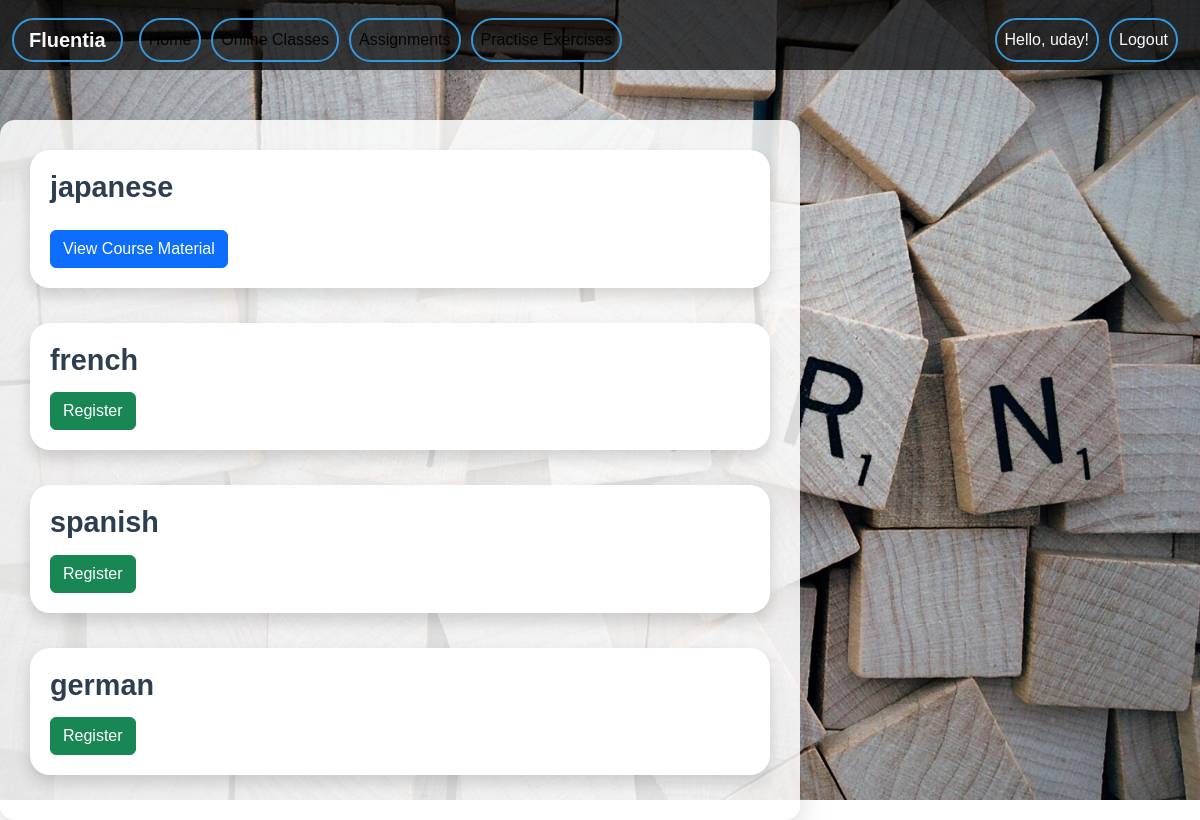
Page /classes/courses/ (signed in) on the committed database.
### classes/models.py (models this page shows, shortened)
class Course(models.Model):
    title = models.CharField(max_length=100)
    pdf_link = models.URLField()
    video_link = models.URLField()

### classes/views.py (the view)
# urls.py: path('courses/',views.courses, name = 'courses'),
@login_required
def courses(request):
    courses = Course.objects.all()
    registered_courses = CourseRegistration.objects.filter(user=request.user).values_list('course_id', flat=True)
    return render(request, 'courses.html', {
        'courses': courses,
        'registered_courses': registered_courses
    })

### classes/templates/courses.html (shortened to what this page needs)
<!DOCTYPE html>
<html lang="en">
{% load static %}
<head>
    <link href="https://cdn.jsdelivr.net/npm/bootstrap@5.2.0/dist/css/bootstrap.min.css" rel="stylesheet">
</head>
<body>
    <nav class="navbar navbar-expand-lg navbar-custom">
        <div class="container-fluid">
            <a class="navbar-brand" href="#">Fluentia</a>
            <div class="collapse navbar-collapse" id="navbarSupportedContent">
                <ul class="navbar-nav me-auto mb-2 mb-lg-0">
                    {% if request.path == '/courses/' %}
                        <li class="nav-item">
                            <a class="nav-link active" aria-current="page" href="{% url 'base1' %}">Home</a>
                        </li>
                        <li class="nav-item">
                            <a class="nav-link active" aria-current="page" href="{% url 'online_classes' %}">Online Classes</a>
                        </li>
                        <li class="nav-item">
                            <a class="nav-link active" aria-current="page" href="{% url 'assignments' %}">Assignments</a>
                        </li>
                    {% else %}
                        <li class="nav-item">
                            <a class="nav-link active" aria-current="page" href="{% url 'base1' %}">Home</a>
                        </li>
                        <li class="nav-item">
                            <a class="nav-link active" aria-current="page" href="{% url 'online_classes' %}">Online Classes</a>
                        </li>
                        <li class="nav-item">
                            <a class="nav-link active" aria-current="page" href="{% url 'assignments_list' %}">Assignments</a>
                        </li>
                        <li class="nav-item">
                            <a class="nav-link active" aria-current="page" href="{% url 'exercise_selection' %}">Practise Exercises</a>
                        </li>
                    {% endif %}
                </ul>
                <ul class="navbar-nav ms-auto">
                    {% if user.is_authenticated %}
                        <li class="nav-item">
                            <a class="nav-link">Hello, {{ user.username }}!</a>
                        </li>
                        <li class="nav-item">
                            <a class="nav-link" href="{% url 'logout' %}">Logout</a>
                        </li>
                    {% endif %}
                </ul>
            </div>
        </div>
    </nav>
<div class="course-list">
    {% for course in courses %}
        <div class="course-card">
            <h2>{{ course.title }}</h2>
            {% if course.id in registered_courses %}
                <a href="{% url 'course_material' course.id %}" class="btn btn-primary">View Course Material</a>
            {% else %}
                <form method="post" action="{% url 'register_course' course.id %}">
                    <button type="submit" class="btn btn-success">Register</button>
                </form>
            {% endif %}
        </div>
    {% endfor %}
</div>
</body>
</html>

### rows in the picture
Course: title "japanese", shows "View Course Material"
Course: title "french", shows "Register"
Course: title "spanish", shows "Register"
Course: title "german", shows "Register"

### other values in the picture
{{ user.username }} "uday"
